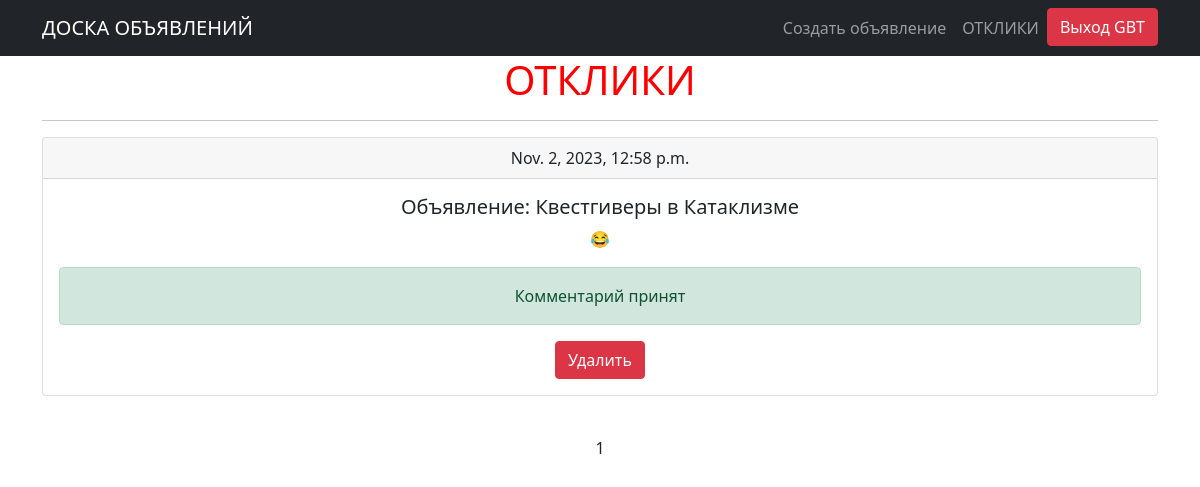
Screenshot of /ad/user_posts_comments/ (signed in) with the database file from the repository.
### postboard/models.py (models this page shows, shortened)
class Comments(models.Model):
    ad = models.ForeignKey(Ad, on_delete=models.CASCADE, verbose_name='Объевление', related_name='comments')
    author = models.ForeignKey(User, on_delete=models.CASCADE, verbose_name='Автор комментария')
    time_in = models.DateTimeField(auto_now_add=True)
    text = models.CharField(max_length=64, verbose_name='Текст комментария')
    status = models.BooleanField(verbose_name='Статус', default=False)
    class Meta:
        verbose_name='Комментарий'
        verbose_name_plural = 'Комментарии'

class Ad(models.Model):
    TYPE = (
        ('tanks', 'Танки'),
        ('heals', 'Хилы'),
        ('dd', 'ДД'),
        ('buyers', 'Торговцы'),
        ('gildmasters', 'Гилдмастеры'),
        ('questgivers', 'Квестгиверы'),
        ('farriers', 'Кузнецы'),
        ('tanners', 'Кожевники'),
        ('potionmasters', 'Зельевары'),
        ('charmmasters', 'Мастер заклинаний'),
    )
    author = models.ForeignKey(User, on_delete=models.CASCADE, verbose_name='автор')
    author_id = author.primary_key
    title = models.CharField(max_length=64, verbose_name='заголовок')
    text = RichTextField()
    category = models.CharField(max_length=64, choices=TYPE, default='tank', verbose_name='категория')
    time_in = models.DateTimeField(auto_now_add=True)
    def __str__(self):
        return f'Объявление: {self.title}'
    class Meta:
        verbose_name = 'Объявление'
        verbose_name_plural = 'Объявления'

### postboard/views.py (the view, shortened to what this page needs)
# urls.py: path('user_posts_comments/', UserPostCommentList.as_view(), name='user_posts_comments'),
class UserPostCommentList(LoginRequiredMixin, generic.ListView):
    raise_exception = True
    model = Comments
    template_name = 'user_posts_comments.html'
    context_object_name = 'user_posts_comments'
    paginate_by = 3
    def get_queryset(self):
        queryset = Comments.objects.filter(ad__author=self.request.user).order_by('-time_in').all()
        self.filterset = AdCommentsFilter(self.request.GET, queryset)
        self.filterset.form.fields['ad'].queryset = Ad.objects.filter(author=self.request.user)
        return self.filterset.qs
    def get_context_data(self, **kwargs):
        context = super().get_context_data(**kwargs)
        context['filterset'] = self.filterset
        return context

### templates/user_posts_comments.html (shortened to what this page needs)
{% extends 'flatpages/default.html' %}
{% block content %}
<h1><font color="red">ОТКЛИКИ</font></h1>
<hr>
{%if user_posts_comments%}
{%for i in user_posts_comments%}
<div class="card">
  <div class="card-header">
    {{i.time_in}}
  </div>
  <div class="card-body">
    <h5 class="card-title">{{i.ad}}</h5>
    <p class="card-text">{{i.text}}</p>
      {%if i.status == False%}
    <a class="btn btn-success" href="{% url 'comments_accept' i.id %}" role="button">Принять</a>
      <a class="btn btn-danger" href="{% url 'comments_delete' i.id %}" role="button">Удалить</a>
      {%else%}
      <div class="alert alert-success" role="alert">
          Комментарий принят
      </div>
      <a class="btn btn-danger" href="{% url 'comments_delete' i.id %}" role="button">Удалить</a>
      {%endif%}
  </div>
</div>
<p>&nbsp;</p>
{%endfor%}
{%else%}
<h5><font color="red">Комментарии отсутствуют</font></h5>
{%endif%}
   {{ page_obj.number }}
{% endblock content %}

### templates/flatpages/default.html (shortened to what this page needs)
<!DOCTYPE html>
<html lang="en">
    <head>
        {% load static %}
        <link href="{% static 'css/styles.css' %}" rel="stylesheet" />
    </head>
    <body>
        <nav class="navbar navbar-expand-lg navbar-dark bg-dark">
            <div class="container">
                <a class="navbar-brand" href="/ad/">ДОСКА ОБЪЯВЛЕНИЙ</a>
                {% if user.is_authenticated %}
                <div class="collapse navbar-collapse" id="navbarResponsive">
                    <ul class="navbar-nav ms-auto mb-2 mb-lg-0">
                        <li class="nav-item"><a class="nav-link" href="/ad/create/">Создать объявление</a></li>
                        <li class="nav-item"><a class="nav-link" href="/ad/user_posts_comments/">ОТКЛИКИ</a></li>
                        <li><a class="btn btn-danger text-nowrap" href="/accounts/logout/" role="button">Выход {{request.user.username}}</a></li>
                    </ul>
                </div>
                {%endif%}
            </div>
        </nav>
        <div class="container">
            <div class="row">
                <div class="col-lg-12 text-center">
                    {% block content %}{% endblock content %}
                </div>
            </div>
        </div>
    </body>
</html>

### rows the page displays
Comments: time_in "Nov. 2, 2023, 12:58 p.m.", ad "Объявление: Квестгиверы в Катаклизме", text "😂", status "Комментарий принят"

### other values shown
{{ request.user.username }} "GBT"
{{ page_obj.number }} "1"
